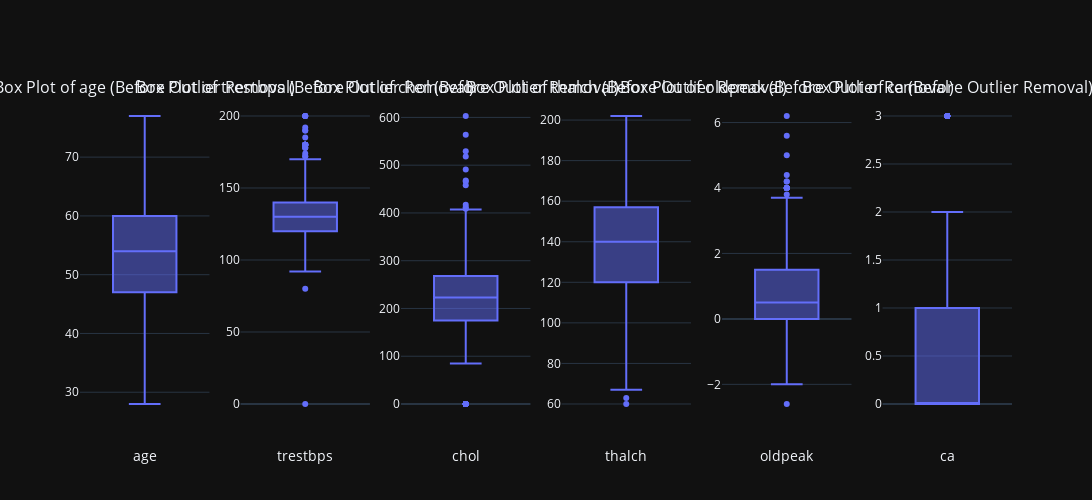

Notebook source saved alongside this figure:
### Code cell
# Define columns more precisely
categorical_cols = ['sex', 'cp', 'fbs', 'restecg', 'exang', 'slope', 'thal', 'dataset']
numerical_cols = ['age', 'trestbps', 'chol', 'thalch', 'oldpeak', 'ca']

# Handle missing values more strategically

# Convert appropriate columns to proper data types
df['sex'] = df['sex'].astype('category')
df['cp'] = df['cp'].astype('category')
df['fbs'] = df['fbs'].astype('category')
df['restecg'] = df['restecg'].astype('category')
df['exang'] = df['exang'].astype('category')
df['slope'] = df['slope'].astype('category')
df['thal'] = df['thal'].astype('category')

# Handle outliers in numerical columns
import plotly.express as px
from plotly.subplots import make_subplots

def handle_outliers(df, columns):
    fig = make_subplots(rows=1, cols=len(columns), subplot_titles=[f"Box Plot of {col} (Before Outlier Removal)" for col in columns])
    for i, col in enumerate(columns):
        fig.add_trace(px.box(df, y=col).data[0], row=1, col=i+1)
        fig.update_xaxes(title_text=col, row=1, col=i+1)
    fig.update_layout(template='plotly_dark', width=500*len(columns), height=500)
    fig.show()
    return df

df = handle_outliers(df, numerical_cols)

### Figure 1 — Plotly figure (JSON) as saved in the notebook; plotly's stock layout.template omitted (floating-point values rounded to 4 significant figures; data arrays with more than 128 entries replaced by an {"elided": "..."} marker saying what was removed)
{"data": [{"alignmentgroup": "True", "hovertemplate": "age=%{y}<extra></extra>", "legendgroup": "", "marker": {"color": "#636efa"}, "name": "", "notched": false, "offsetgroup": "", "orientation": "v", "showlegend": false, "type": "box", "x0": " ", "xaxis": "x", "y": {"elided": "920 int values"}, "y0": " ", "yaxis": "y"}, {"alignmentgroup": "True", "hovertemplate": "trestbps=%{y}<extra></extra>", "legendgroup": "", "marker": {"color": "#636efa"}, "name": "", "notched": false, "offsetgroup": "", "orientation": "v", "showlegend": false, "type": "box", "x0": " ", "xaxis": "x2", "y": {"elided": "920 float values"}, "y0": " ", "yaxis": "y2"}, {"alignmentgroup": "True", "hovertemplate": "chol=%{y}<extra></extra>", "legendgroup": "", "marker": {"color": "#636efa"}, "name": "", "notched": false, "offsetgroup": "", "orientation": "v", "showlegend": false, "type": "box", "x0": " ", "xaxis": "x3", "y": {"elided": "920 float values"}, "y0": " ", "yaxis": "y3"}, {"alignmentgroup": "True", "hovertemplate": "thalch=%{y}<extra></extra>", "legendgroup": "", "marker": {"color": "#636efa"}, "name": "", "notched": false, "offsetgroup": "", "orientation": "v", "showlegend": false, "type": "box", "x0": " ", "xaxis": "x4", "y": {"elided": "920 float values"}, "y0": " ", "yaxis": "y4"}, {"alignmentgroup": "True", "hovertemplate": "oldpeak=%{y}<extra></extra>", "legendgroup": "", "marker": {"color": "#636efa"}, "name": "", "notched": false, "offsetgroup": "", "orientation": "v", "showlegend": false, "type": "box", "x0": " ", "xaxis": "x5", "y": {"elided": "920 float values"}, "y0": " ", "yaxis": "y5"}, {"alignmentgroup": "True", "hovertemplate": "ca=%{y}<extra></extra>", "legendgroup": "", "marker": {"color": "#636efa"}, "name": "", "notched": false, "offsetgroup": "", "orientation": "v", "showlegend": false, "type": "box", "x0": " ", "xaxis": "x6", "y": {"elided": "920 float values"}, "y0": " ", "yaxis": "y6"}], "layout": {"annotations": [{"font": {"size": 16}, "showarrow": false, "text": "Box Plot of age (Before Outlier Removal)", "x": 0.06944, "xanchor": "center", "xref": "paper", "y": 1, "yanchor": "bottom", "yref": "paper"}, {"font": {"size": 16}, "showarrow": false, "text": "Box Plot of trestbps (Before Outlier Removal)", "x": 0.2417, "xanchor": "center", "xref": "paper", "y": 1, "yanchor": "bottom", "yref": "paper"}, {"font": {"size": 16}, "showarrow": false, "text": "Box Plot of chol (Before Outlier Removal)", "x": 0.4139, "xanchor": "center", "xref": "paper", "y": 1, "yanchor": "bottom", "yref": "paper"}, {"font": {"size": 16}, "showarrow": false, "text": "Box Plot of thalch (Before Outlier Removal)", "x": 0.5861, "xanchor": "center", "xref": "paper", "y": 1, "yanchor": "bottom", "yref": "paper"}, {"font": {"size": 16}, "showarrow": false, "text": "Box Plot of oldpeak (Before Outlier Removal)", "x": 0.7583, "xanchor": "center", "xref": "paper", "y": 1, "yanchor": "bottom", "yref": "paper"}, {"font": {"size": 16}, "showarrow": false, "text": "Box Plot of ca (Before Outlier Removal)", "x": 0.9306, "xanchor": "center", "xref": "paper", "y": 1, "yanchor": "bottom", "yref": "paper"}], "height": 500, "width": 3000, "xaxis": {"anchor": "y", "domain": [0, 0.1389], "title": {"text": "age"}}, "xaxis2": {"anchor": "y2", "domain": [0.1722, 0.3111], "title": {"text": "trestbps"}}, "xaxis3": {"anchor": "y3", "domain": [0.3444, 0.4833], "title": {"text": "chol"}}, "xaxis4": {"anchor": "y4", "domain": [0.5167, 0.6556], "title": {"text": "thalch"}}, "xaxis5": {"anchor": "y5", "domain": [0.6889, 0.8278], "title": {"text": "oldpeak"}}, "xaxis6": {"anchor": "y6", "domain": [0.8611, 1], "title": {"text": "ca"}}, "yaxis": {"anchor": "x", "domain": [0, 1]}, "yaxis2": {"anchor": "x2", "domain": [0, 1]}, "yaxis3": {"anchor": "x3", "domain": [0, 1]}, "yaxis4": {"anchor": "x4", "domain": [0, 1]}, "yaxis5": {"anchor": "x5", "domain": [0, 1]}, "yaxis6": {"anchor": "x6", "domain": [0, 1]}}}
